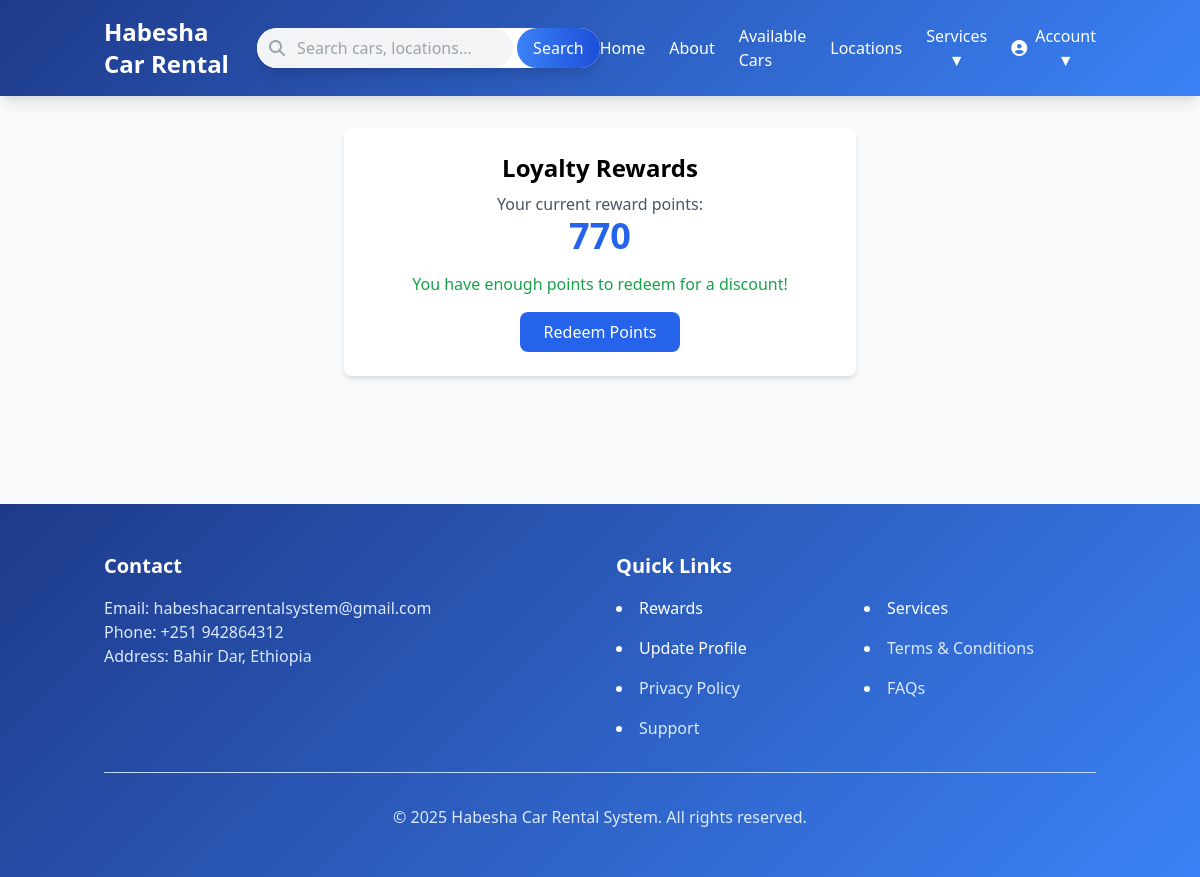
/rewards/ (signed in), run on an earlier commit of the app's database.
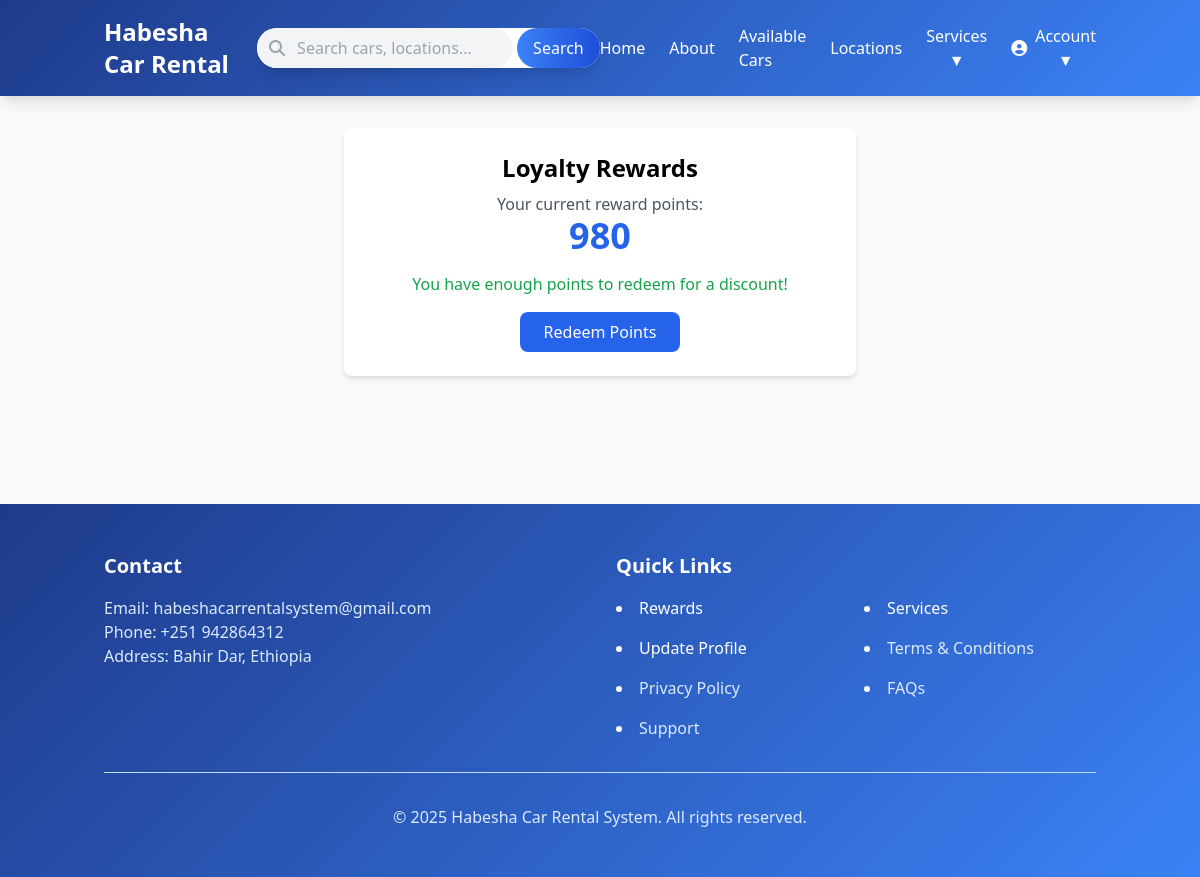
And on a later commit of the database.
### rental/models.py (models this page shows, shortened)
class Reward(models.Model):
    user = models.OneToOneField(User, on_delete=models.CASCADE)
    points = models.PositiveIntegerField(default=0)
    discount_available = models.DecimalField(max_digits=10,decimal_places=2,default=0.00)

### rental/views.py (the view)
# urls.py: path('rewards/', views.user_rewards, name='user_rewards'),
@login_required
def user_rewards(request):
    reward,created = Reward.objects.get_or_create(user=request.user)
    return render(request,"rental/user_rewards.html",{'reward':reward})

### rental/models.py (called while the page is built)
    def is_complete(self):
        return all([
            self.phone_number,
            self.address,
            self.id_front_image,
            self.id_back_image,
            self.extracted_name,
        ])

### rental/templates/rental/user_rewards.html
{% extends 'rental/base.html' %}
{% block content %}
    <div class="max-w-lg mx-auto bg-white p-6 rounded-lg shadow-md text-center">
        <h2 class="text-2xl font-bold">Loyalty Rewards</h2>
        <p class="text-gray-600 mt-2">Your current reward points:</p>
        <span class="text-blue-600 text-4xl font-bold">{{ reward.points }}</span>
         {% if reward.points|add:0 >= 100 %}
        <p class="text-green-600 mt-4"> You have enough points to redeem for a discount!</p>
        <a href="{% url 'redeem_rewards' %}"
        class="btn-primary mt-4 inline-block px-6 py-2 text-white bg-blue-600 rounded-lg hover:bg-blue-700 transition">
        Redeem Points</a>
        {% else %}
        <p class="text-gray-500 mt-4">Earn more points to unlock rewards!</p>
        {% endif %}
    </div>
{% endblock content %}

What changed in the data, as far as the page shows it:
changed Reward: points "770" → "980"
